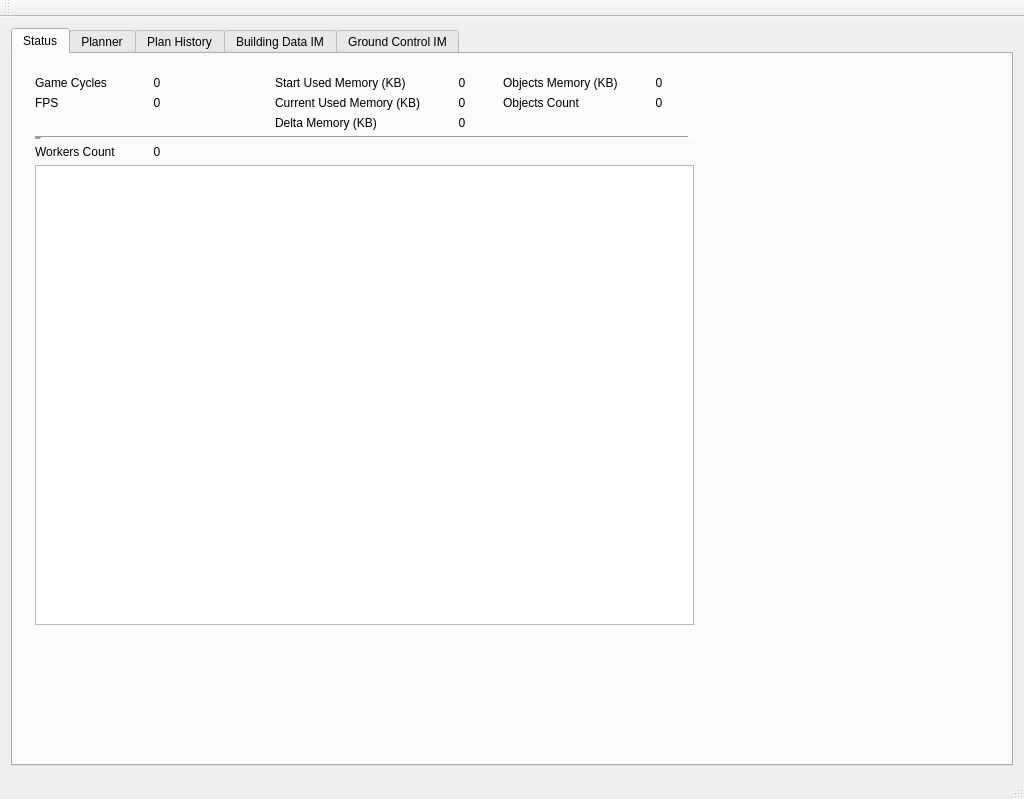
<?xml version="1.0" encoding="UTF-8"?>
<ui version="4.0">
 <class>ClientMainClass</class>
 <widget class="QMainWindow" name="ClientMainClass">
  <property name="geometry">
   <rect>
    <x>0</x>
    <y>0</y>
    <width>1024</width>
    <height>799</height>
   </rect>
  </property>
  <property name="sizePolicy">
   <sizepolicy hsizetype="Preferred" vsizetype="Preferred">
    <horstretch>0</horstretch>
    <verstretch>0</verstretch>
   </sizepolicy>
  </property>
  <property name="contextMenuPolicy">
   <enum>Qt::NoContextMenu</enum>
  </property>
  <property name="windowTitle">
   <string>IStrategizer BWAPI Client</string>
  </property>
  <property name="autoFillBackground">
   <bool>false</bool>
  </property>
  <widget class="QWidget" name="centralWidget">
   <property name="sizePolicy">
    <sizepolicy hsizetype="Ignored" vsizetype="Ignored">
     <horstretch>0</horstretch>
     <verstretch>0</verstretch>
    </sizepolicy>
   </property>
   <layout class="QHBoxLayout" name="horizontalLayout">
    <item>
     <layout class="QGridLayout" name="mainLayout">
      <property name="sizeConstraint">
       <enum>QLayout::SetDefaultConstraint</enum>
      </property>
      <item row="0" column="0">
       <widget class="QTabWidget" name="tbMainView">
        <property name="autoFillBackground">
         <bool>true</bool>
        </property>
        <property name="tabPosition">
         <enum>QTabWidget::North</enum>
        </property>
        <property name="tabShape">
         <enum>QTabWidget::Rounded</enum>
        </property>
        <property name="currentIndex">
         <number>0</number>
        </property>
        <property name="elideMode">
         <enum>Qt::ElideNone</enum>
        </property>
        <widget class="QWidget" name="tbEngineStatus">
         <attribute name="title">
          <string>Status</string>
         </attribute>
         <widget class="QWidget" name="gridLayoutWidget">
          <property name="geometry">
           <rect>
            <x>11</x>
            <y>11</y>
            <width>681</width>
            <height>571</height>
           </rect>
          </property>
          <layout class="QGridLayout" name="engineStatusLayout">
           <property name="sizeConstraint">
            <enum>QLayout::SetMinimumSize</enum>
           </property>
           <item row="9" column="0">
            <widget class="QLabel" name="lblWorkersCount">
             <property name="text">
              <string>Workers Count</string>
             </property>
            </widget>
           </item>
           <item row="3" column="1">
            <widget class="QLabel" name="lblGameCyclesData">
             <property name="text">
              <string>0</string>
             </property>
             <property name="alignment">
              <set>Qt::AlignCenter</set>
             </property>
            </widget>
           </item>
           <item row="3" column="0">
            <widget class="QLabel" name="lblGameCycles">
             <property name="text">
              <string>Game Cycles</string>
             </property>
            </widget>
           </item>
           <item row="9" column="1">
            <widget class="QLabel" name="lblWorkersCountData">
             <property name="text">
              <string>0</string>
             </property>
             <property name="alignment">
              <set>Qt::AlignCenter</set>
             </property>
            </widget>
           </item>
           <item row="10" column="0" colspan="7">
            <widget class="QTableWidget" name="tblWorkerState">
             <property name="font">
              <font>
               <family>Tahoma</family>
               <pointsize>8</pointsize>
               <weight>50</weight>
               <italic>false</italic>
               <bold>false</bold>
               <underline>false</underline>
               <strikeout>false</strikeout>
              </font>
             </property>
             <property name="frameShadow">
              <enum>QFrame::Plain</enum>
             </property>
             <property name="horizontalScrollBarPolicy">
              <enum>Qt::ScrollBarAlwaysOff</enum>
             </property>
             <property name="showDropIndicator" stdset="0">
              <bool>false</bool>
             </property>
             <property name="alternatingRowColors">
              <bool>true</bool>
             </property>
             <property name="selectionMode">
              <enum>QAbstractItemView::NoSelection</enum>
             </property>
             <property name="showGrid">
              <bool>false</bool>
             </property>
             <property name="gridStyle">
              <enum>Qt::NoPen</enum>
             </property>
             <property name="cornerButtonEnabled">
              <bool>false</bool>
             </property>
            </widget>
           </item>
           <item row="5" column="4">
            <widget class="QLabel" name="lblCurrUsedMemoryData">
             <property name="text">
              <string>0</string>
             </property>
             <property name="alignment">
              <set>Qt::AlignCenter</set>
             </property>
            </widget>
           </item>
           <item row="5" column="1">
            <widget class="QLabel" name="lblFPSData">
             <property name="text">
              <string>0</string>
             </property>
             <property name="alignment">
              <set>Qt::AlignCenter</set>
             </property>
            </widget>
           </item>
           <item row="3" column="3">
            <widget class="QLabel" name="lblStartUsedMemory">
             <property name="text">
              <string>Start Used Memory (KB)</string>
             </property>
            </widget>
           </item>
           <item row="3" column="4">
            <widget class="QLabel" name="lblStartMemoryData">
             <property name="text">
              <string>0</string>
             </property>
             <property name="alignment">
              <set>Qt::AlignCenter</set>
             </property>
            </widget>
           </item>
           <item row="5" column="3">
            <widget class="QLabel" name="lblCurrUsedMemory">
             <property name="text">
              <string>Current Used Memory (KB)</string>
             </property>
            </widget>
           </item>
           <item row="5" column="0">
            <widget class="QLabel" name="lblFPS">
             <property name="text">
              <string>FPS</string>
             </property>
            </widget>
           </item>
           <item row="8" column="0" colspan="7">
            <widget class="Line" name="line">
             <property name="frameShadow">
              <enum>QFrame::Sunken</enum>
             </property>
             <property name="lineWidth">
              <number>7</number>
             </property>
             <property name="orientation">
              <enum>Qt::Horizontal</enum>
             </property>
            </widget>
           </item>
           <item row="6" column="3">
            <widget class="QLabel" name="lblDeltaMemory">
             <property name="text">
              <string>Delta Memory (KB)</string>
             </property>
            </widget>
           </item>
           <item row="6" column="4">
            <widget class="QLabel" name="lblDeltaMemoryData">
             <property name="text">
              <string>0</string>
             </property>
             <property name="alignment">
              <set>Qt::AlignCenter</set>
             </property>
            </widget>
           </item>
           <item row="3" column="5">
            <widget class="QLabel" name="lblObjectsMemory">
             <property name="text">
              <string>Objects Memory (KB)</string>
             </property>
            </widget>
           </item>
           <item row="5" column="5">
            <widget class="QLabel" name="lblObjectsCount">
             <property name="text">
              <string>Objects Count</string>
             </property>
            </widget>
           </item>
           <item row="3" column="6">
            <widget class="QLabel" name="lblObjectsMemoryData">
             <property name="text">
              <string>0</string>
             </property>
             <property name="alignment">
              <set>Qt::AlignCenter</set>
             </property>
            </widget>
           </item>
           <item row="5" column="6">
            <widget class="QLabel" name="lblObjectsCountData">
             <property name="text">
              <string>0</string>
             </property>
             <property name="alignment">
              <set>Qt::AlignCenter</set>
             </property>
            </widget>
           </item>
          </layout>
         </widget>
        </widget>
        <widget class="QWidget" name="tbPlanner">
         <property name="autoFillBackground">
          <bool>true</bool>
         </property>
         <attribute name="title">
          <string>Planner</string>
         </attribute>
         <layout class="QGridLayout" name="gridLayout_4">
          <item row="0" column="0">
           <layout class="QGridLayout" name="plannerLayout"/>
          </item>
         </layout>
        </widget>
        <widget class="QWidget" name="tbPlanHistory">
         <attribute name="title">
          <string>Plan History</string>
         </attribute>
         <layout class="QGridLayout" name="gridLayout_3">
          <item row="0" column="0">
           <layout class="QGridLayout" name="planHistoryLayout">
            <item row="0" column="0">
             <widget class="QSlider" name="sldHistoryFrame">
              <property name="maximum">
               <number>1</number>
              </property>
              <property name="pageStep">
               <number>1</number>
              </property>
              <property name="orientation">
               <enum>Qt::Horizontal</enum>
              </property>
              <property name="invertedAppearance">
               <bool>false</bool>
              </property>
              <property name="invertedControls">
               <bool>false</bool>
              </property>
              <property name="tickPosition">
               <enum>QSlider::TicksBothSides</enum>
              </property>
              <property name="tickInterval">
               <number>1</number>
              </property>
             </widget>
            </item>
           </layout>
          </item>
         </layout>
        </widget>
        <widget class="QWidget" name="tbBuildingIM">
         <attribute name="title">
          <string>Building Data IM</string>
         </attribute>
        </widget>
        <widget class="QWidget" name="tbGrndCtrlIM">
         <attribute name="title">
          <string>Ground Control IM</string>
         </attribute>
        </widget>
       </widget>
      </item>
     </layout>
    </item>
   </layout>
  </widget>
  <widget class="QToolBar" name="mainToolBar">
   <property name="allowedAreas">
    <set>Qt::NoToolBarArea</set>
   </property>
   <attribute name="toolBarArea">
    <enum>TopToolBarArea</enum>
   </attribute>
   <attribute name="toolBarBreak">
    <bool>false</bool>
   </attribute>
  </widget>
  <widget class="QStatusBar" name="statusBar"/>
 </widget>
 <layoutdefault spacing="6" margin="11"/>
 <resources/>
 <connections/>
</ui>
